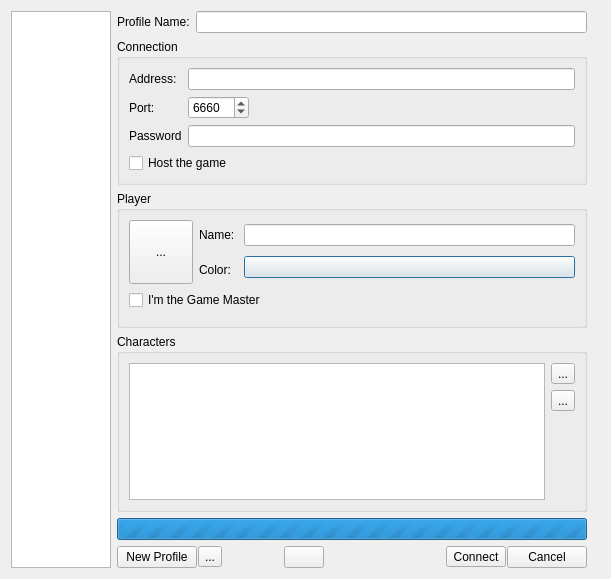
<?xml version="1.0" encoding="UTF-8"?>
<ui version="4.0">
 <class>SelectConnectionProfileDialog</class>
 <widget class="QDialog" name="SelectConnectionProfileDialog">
  <property name="geometry">
   <rect>
    <x>0</x>
    <y>0</y>
    <width>611</width>
    <height>579</height>
   </rect>
  </property>
  <property name="windowTitle">
   <string>Welcome To Rolisteam - Connection Dialog</string>
  </property>
  <layout class="QHBoxLayout" name="horizontalLayout_7">
   <item>
    <widget class="QListView" name="m_profileList">
     <property name="sizePolicy">
      <sizepolicy hsizetype="Preferred" vsizetype="Preferred">
       <horstretch>0</horstretch>
       <verstretch>0</verstretch>
      </sizepolicy>
     </property>
     <property name="maximumSize">
      <size>
       <width>16777215</width>
       <height>16777215</height>
      </size>
     </property>
     <property name="sizeAdjustPolicy">
      <enum>QAbstractScrollArea::AdjustToContents</enum>
     </property>
     <property name="selectionBehavior">
      <enum>QAbstractItemView::SelectRows</enum>
     </property>
    </widget>
   </item>
   <item>
    <layout class="QVBoxLayout" name="verticalLayout_9">
     <item>
      <layout class="QHBoxLayout" name="horizontalLayout_5">
       <item>
        <widget class="QLabel" name="label_5">
         <property name="text">
          <string>Profile Name:</string>
         </property>
        </widget>
       </item>
       <item>
        <widget class="QLineEdit" name="m_profileTitle"/>
       </item>
      </layout>
     </item>
     <item>
      <widget class="QGroupBox" name="groupBox_2">
       <property name="title">
        <string>Connection</string>
       </property>
       <layout class="QVBoxLayout" name="verticalLayout_7">
        <item>
         <layout class="QHBoxLayout" name="horizontalLayout_4">
          <item>
           <layout class="QVBoxLayout" name="verticalLayout">
            <item>
             <widget class="QLabel" name="label_3">
              <property name="text">
               <string>Address:</string>
              </property>
             </widget>
            </item>
            <item>
             <widget class="QLabel" name="label_4">
              <property name="text">
               <string>Port:</string>
              </property>
             </widget>
            </item>
            <item>
             <widget class="QLabel" name="label_8">
              <property name="text">
               <string>Password</string>
              </property>
             </widget>
            </item>
           </layout>
          </item>
          <item>
           <layout class="QVBoxLayout" name="verticalLayout_3">
            <item>
             <widget class="QLineEdit" name="m_addresseLineEdit"/>
            </item>
            <item>
             <layout class="QHBoxLayout" name="horizontalLayout_2">
              <item>
               <widget class="QSpinBox" name="m_port">
                <property name="maximum">
                 <number>65536</number>
                </property>
                <property name="value">
                 <number>6660</number>
                </property>
               </widget>
              </item>
              <item>
               <spacer name="horizontalSpacer">
                <property name="orientation">
                 <enum>Qt::Horizontal</enum>
                </property>
                <property name="sizeHint" stdset="0">
                 <size>
                  <width>40</width>
                  <height>20</height>
                 </size>
                </property>
               </spacer>
              </item>
             </layout>
            </item>
            <item>
             <widget class="QLineEdit" name="m_passwordEdit">
              <property name="echoMode">
               <enum>QLineEdit::Password</enum>
              </property>
             </widget>
            </item>
           </layout>
          </item>
         </layout>
        </item>
        <item>
         <widget class="QCheckBox" name="m_isServerCheckbox">
          <property name="text">
           <string>Host the game</string>
          </property>
         </widget>
        </item>
        <item>
         <spacer name="verticalSpacer_2">
          <property name="orientation">
           <enum>Qt::Vertical</enum>
          </property>
          <property name="sizeHint" stdset="0">
           <size>
            <width>20</width>
            <height>40</height>
           </size>
          </property>
         </spacer>
        </item>
       </layout>
      </widget>
     </item>
     <item>
      <widget class="QGroupBox" name="groupBox">
       <property name="title">
        <string>Player</string>
       </property>
       <layout class="QVBoxLayout" name="verticalLayout_8">
        <item>
         <layout class="QHBoxLayout" name="horizontalLayout">
          <item>
           <widget class="QToolButton" name="m_avatarPlayer">
            <property name="sizePolicy">
             <sizepolicy hsizetype="Maximum" vsizetype="Preferred">
              <horstretch>0</horstretch>
              <verstretch>0</verstretch>
             </sizepolicy>
            </property>
            <property name="minimumSize">
             <size>
              <width>64</width>
              <height>64</height>
             </size>
            </property>
            <property name="text">
             <string>...</string>
            </property>
            <property name="iconSize">
             <size>
              <width>64</width>
              <height>64</height>
             </size>
            </property>
            <property name="autoRaise">
             <bool>false</bool>
            </property>
           </widget>
          </item>
          <item>
           <layout class="QVBoxLayout" name="verticalLayout_4">
            <item>
             <widget class="QLabel" name="label">
              <property name="text">
               <string>Name: </string>
              </property>
             </widget>
            </item>
            <item>
             <widget class="QLabel" name="label_2">
              <property name="text">
               <string>Color: </string>
              </property>
             </widget>
            </item>
           </layout>
          </item>
          <item>
           <layout class="QVBoxLayout" name="verticalLayout_2">
            <item>
             <widget class="QLineEdit" name="m_name"/>
            </item>
            <item>
             <widget class="ColorButton" name="m_colorBtn">
              <property name="text">
               <string/>
              </property>
             </widget>
            </item>
           </layout>
          </item>
         </layout>
        </item>
        <item>
         <widget class="QCheckBox" name="m_isGmCheckbox">
          <property name="text">
           <string>I'm the Game Master</string>
          </property>
         </widget>
        </item>
        <item>
         <widget class="FileDirChooser" name="m_rootDirCampEdit" native="true"/>
        </item>
       </layout>
      </widget>
     </item>
     <item>
      <widget class="QGroupBox" name="groupBox_3">
       <property name="title">
        <string>Characters</string>
       </property>
       <layout class="QVBoxLayout" name="verticalLayout_6">
        <item>
         <layout class="QHBoxLayout" name="horizontalLayout_3">
          <item>
           <widget class="QTableView" name="m_characterList">
            <property name="dragDropOverwriteMode">
             <bool>false</bool>
            </property>
            <property name="selectionBehavior">
             <enum>QAbstractItemView::SelectRows</enum>
            </property>
            <property name="iconSize">
             <size>
              <width>50</width>
              <height>50</height>
             </size>
            </property>
            <property name="showGrid">
             <bool>true</bool>
            </property>
            <attribute name="horizontalHeaderVisible">
             <bool>false</bool>
            </attribute>
            <attribute name="horizontalHeaderStretchLastSection">
             <bool>true</bool>
            </attribute>
            <attribute name="verticalHeaderVisible">
             <bool>false</bool>
            </attribute>
            <attribute name="verticalHeaderMinimumSectionSize">
             <number>50</number>
            </attribute>
            <attribute name="verticalHeaderDefaultSectionSize">
             <number>50</number>
            </attribute>
            <attribute name="verticalHeaderStretchLastSection">
             <bool>false</bool>
            </attribute>
           </widget>
          </item>
          <item>
           <layout class="QVBoxLayout" name="verticalLayout_5">
            <item>
             <widget class="QToolButton" name="m_addCharacterBtn">
              <property name="text">
               <string>...</string>
              </property>
             </widget>
            </item>
            <item>
             <widget class="QToolButton" name="m_removeCharacterBtn">
              <property name="text">
               <string>...</string>
              </property>
             </widget>
            </item>
            <item>
             <spacer name="verticalSpacer_3">
              <property name="orientation">
               <enum>Qt::Vertical</enum>
              </property>
              <property name="sizeHint" stdset="0">
               <size>
                <width>20</width>
                <height>40</height>
               </size>
              </property>
             </spacer>
            </item>
           </layout>
          </item>
         </layout>
        </item>
       </layout>
      </widget>
     </item>
     <item>
      <widget class="QProgressBar" name="m_progressBar">
       <property name="maximum">
        <number>0</number>
       </property>
       <property name="value">
        <number>-1</number>
       </property>
       <property name="textVisible">
        <bool>false</bool>
       </property>
      </widget>
     </item>
     <item>
      <spacer name="verticalSpacer">
       <property name="orientation">
        <enum>Qt::Vertical</enum>
       </property>
       <property name="sizeHint" stdset="0">
        <size>
         <width>20</width>
         <height>40</height>
        </size>
       </property>
      </spacer>
     </item>
     <item>
      <layout class="QHBoxLayout" name="horizontalLayout_6" stretch="0,0,1,0,2,0,0">
       <property name="spacing">
        <number>1</number>
       </property>
       <item>
        <widget class="QPushButton" name="m_addProfile">
         <property name="text">
          <string>New Profile</string>
         </property>
         <property name="icon">
          <iconset theme="add_round">
           <normaloff>.</normaloff>.</iconset>
         </property>
         <property name="autoDefault">
          <bool>false</bool>
         </property>
        </widget>
       </item>
       <item>
        <widget class="QToolButton" name="m_cloneProfileBtn">
         <property name="text">
          <string>...</string>
         </property>
        </widget>
       </item>
       <item>
        <spacer name="horizontalSpacer_3">
         <property name="orientation">
          <enum>Qt::Horizontal</enum>
         </property>
         <property name="sizeHint" stdset="0">
          <size>
           <width>40</width>
           <height>20</height>
          </size>
         </property>
        </spacer>
       </item>
       <item>
        <widget class="QPushButton" name="m_delProfileAct">
         <property name="toolTip">
          <string>Delete</string>
         </property>
         <property name="statusTip">
          <string>Delete selected profile</string>
         </property>
         <property name="text">
          <string/>
         </property>
         <property name="icon">
          <iconset theme="delete">
           <normaloff>.</normaloff>.</iconset>
         </property>
        </widget>
       </item>
       <item>
        <spacer name="horizontalSpacer_2">
         <property name="orientation">
          <enum>Qt::Horizontal</enum>
         </property>
         <property name="sizeHint" stdset="0">
          <size>
           <width>40</width>
           <height>20</height>
          </size>
         </property>
        </spacer>
       </item>
       <item>
        <widget class="QToolButton" name="m_connectBtn">
         <property name="text">
          <string>Connect</string>
         </property>
        </widget>
       </item>
       <item>
        <widget class="QPushButton" name="m_cancel">
         <property name="toolTip">
          <string>OffLine Mode</string>
         </property>
         <property name="text">
          <string>Cancel</string>
         </property>
        </widget>
       </item>
      </layout>
     </item>
    </layout>
   </item>
   <item>
    <widget class="QLabel" name="m_errorNotification">
     <property name="styleSheet">
      <string notr="true"/>
     </property>
     <property name="text">
      <string/>
     </property>
     <property name="alignment">
      <set>Qt::AlignCenter</set>
     </property>
    </widget>
   </item>
  </layout>
  <action name="m_addCharacterAct">
   <property name="icon">
    <iconset resource="../../../rolisteam.qrc">
     <normaloff>:/resources/rolistheme/add_round.png</normaloff>:/resources/rolistheme/add_round.png</iconset>
   </property>
   <property name="text">
    <string>New Character</string>
   </property>
  </action>
  <action name="m_removeCharacterAct">
   <property name="icon">
    <iconset resource="../../../rolisteam.qrc">
     <normaloff>:/resources/rolistheme/delete.png</normaloff>:/resources/rolistheme/delete.png</iconset>
   </property>
   <property name="text">
    <string>Remove character</string>
   </property>
  </action>
  <action name="m_connectAct">
   <property name="text">
    <string>Connect</string>
   </property>
  </action>
  <action name="m_stopConnectAct">
   <property name="text">
    <string>stop</string>
   </property>
  </action>
  <action name="m_playerAvatarAct">
   <property name="text">
    <string>playerAvatar</string>
   </property>
  </action>
  <action name="m_cloneProfileAct">
   <property name="icon">
    <iconset resource="../../../rolisteam.qrc">
     <normaloff>:/resources/rolistheme/cloning.svg</normaloff>:/resources/rolistheme/cloning.svg</iconset>
   </property>
   <property name="text">
    <string>Clone profile</string>
   </property>
  </action>
 </widget>
 <customwidgets>
  <customwidget>
   <class>ColorButton</class>
   <extends>QPushButton</extends>
   <header>common/widgets/colorbutton.h</header>
  </customwidget>
  <customwidget>
   <class>FileDirChooser</class>
   <extends>QWidget</extends>
   <header>widgets/filedirchooser.h</header>
   <container>1</container>
  </customwidget>
 </customwidgets>
 <resources>
  <include location="../../../rolisteam.qrc"/>
 </resources>
 <connections>
  <connection>
   <sender>m_isGmCheckbox</sender>
   <signal>toggled(bool)</signal>
   <receiver>groupBox_3</receiver>
   <slot>setHidden(bool)</slot>
   <hints>
    <hint type="sourcelabel">
     <x>479</x>
     <y>332</y>
    </hint>
    <hint type="destinationlabel">
     <x>475</x>
     <y>482</y>
    </hint>
   </hints>
  </connection>
  <connection>
   <sender>m_isServerCheckbox</sender>
   <signal>clicked(bool)</signal>
   <receiver>m_addresseLineEdit</receiver>
   <slot>setDisabled(bool)</slot>
   <hints>
    <hint type="sourcelabel">
     <x>361</x>
     <y>181</y>
    </hint>
    <hint type="destinationlabel">
     <x>474</x>
     <y>97</y>
    </hint>
   </hints>
  </connection>
  <connection>
   <sender>m_isGmCheckbox</sender>
   <signal>toggled(bool)</signal>
   <receiver>m_rootDirCampEdit</receiver>
   <slot>setVisible(bool)</slot>
   <hints>
    <hint type="sourcelabel">
     <x>196</x>
     <y>325</y>
    </hint>
    <hint type="destinationlabel">
     <x>201</x>
     <y>347</y>
    </hint>
   </hints>
  </connection>
 </connections>
</ui>
